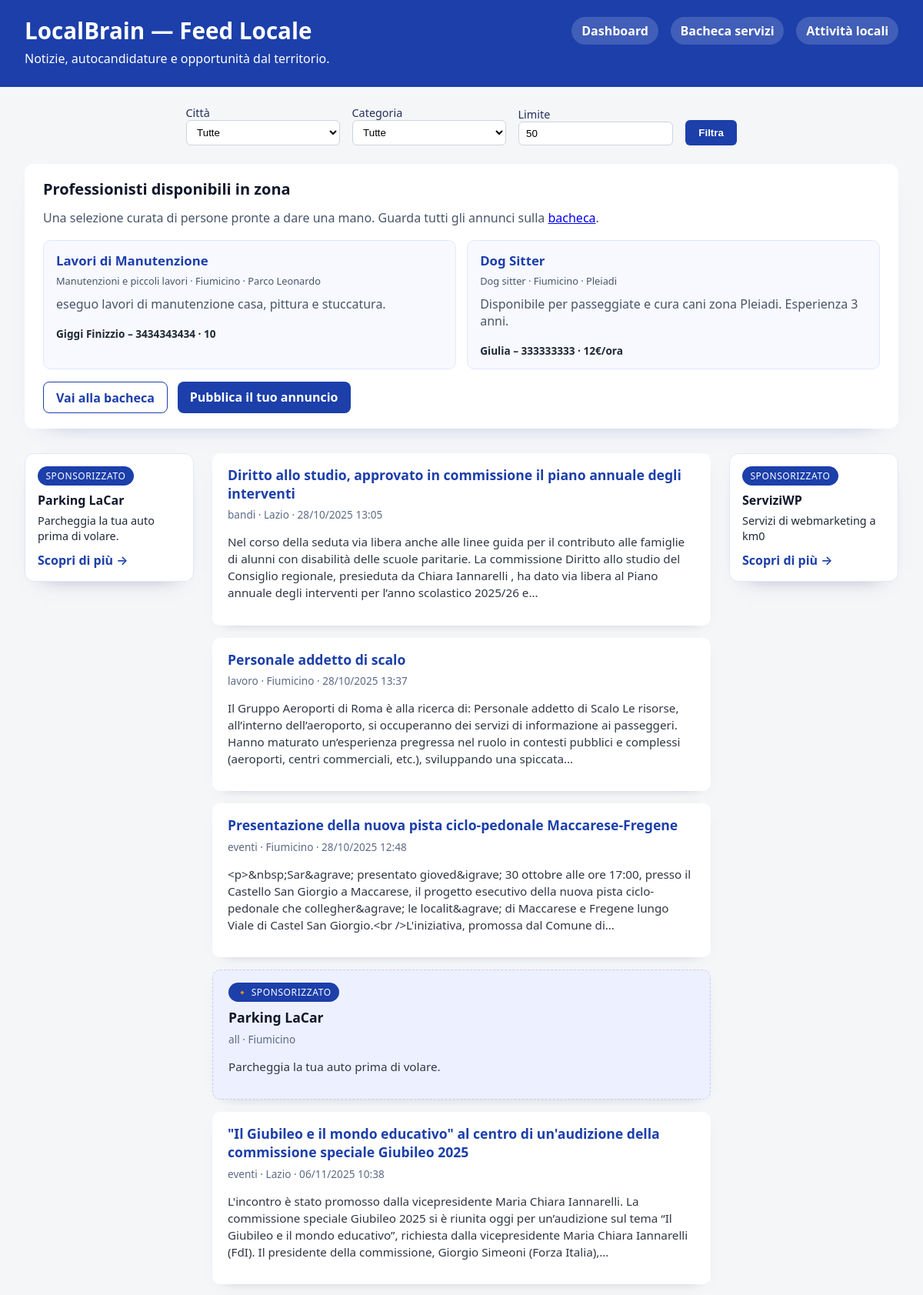
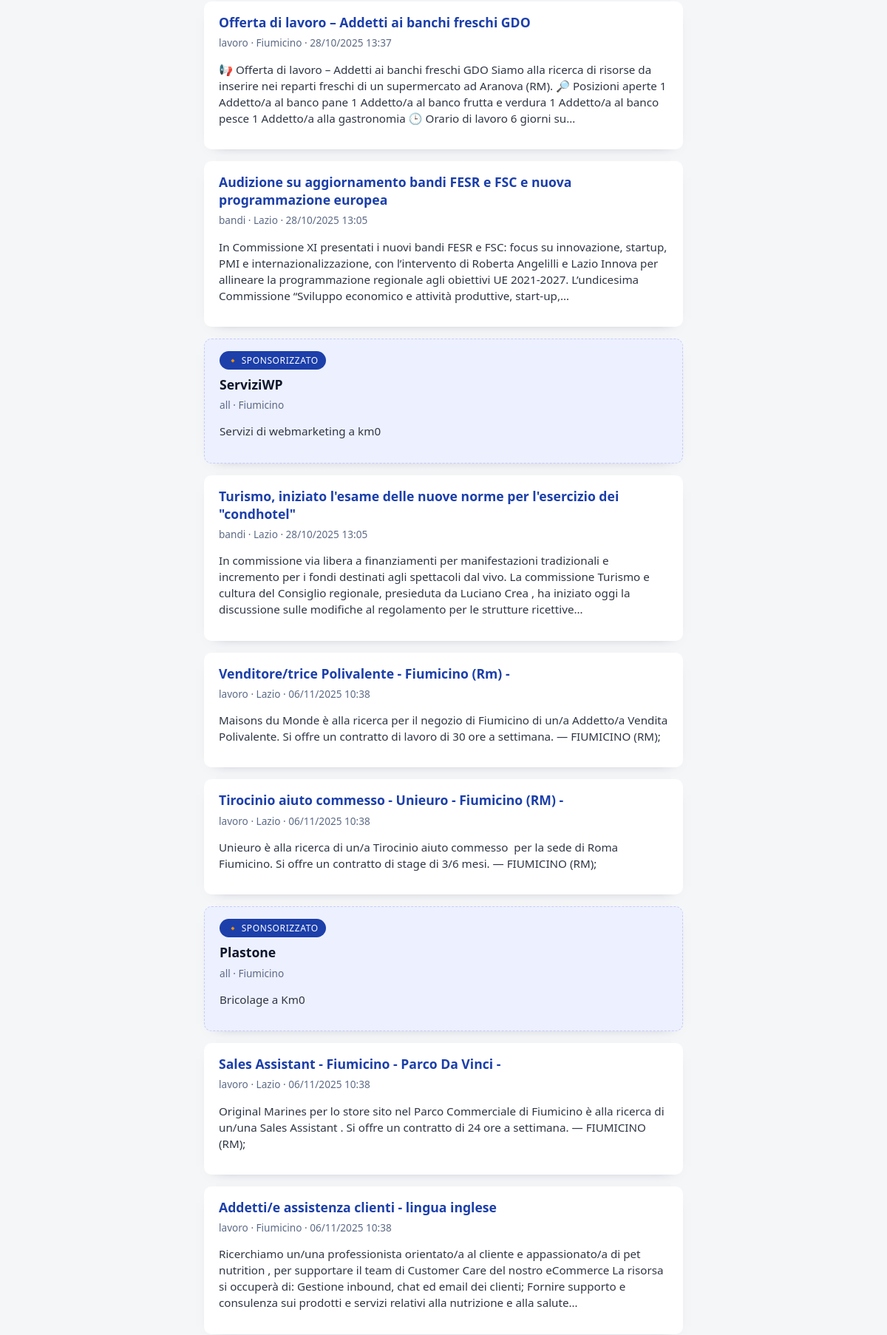
/dashboard (upper part), run on the app's committed database (2 pictures, top to bottom).
### app/models.py (models this page shows)
class ServiceOffer(Base):
    __tablename__ = "service_offers"
    id: Mapped[int] = mapped_column(Integer, primary_key=True, autoincrement=True)
    title: Mapped[str] = mapped_column(String(200))
    description: Mapped[str] = mapped_column(Text)
    category: Mapped[str] = mapped_column(String(100), default="altro")
    city: Mapped[str] = mapped_column(String(100), default="Fiumicino")
    zone: Mapped[str] = mapped_column(String(100), default="")
    contact_name: Mapped[str] = mapped_column(String(120))
    contact_method: Mapped[str] = mapped_column(String(200))
    rate: Mapped[str] = mapped_column(String(100), default='')
    available_from: Mapped[date | None] = mapped_column(Date, nullable=True)
    available_to: Mapped[date | None] = mapped_column(Date, nullable=True)
    status: Mapped[str] = mapped_column(String(20), default="pending")
    highlighted: Mapped[bool] = mapped_column(Boolean, default=False)
    created_at: Mapped[datetime] = mapped_column(DateTime, default=datetime.utcnow, nullable=False)

class Ad(Base):
    __tablename__ = "ads"
    id: Mapped[int] = mapped_column(Integer, primary_key=True, autoincrement=True)
    title: Mapped[str] = mapped_column(String(200))
    url: Mapped[str] = mapped_column(String(500))
    message: Mapped[str] = mapped_column(String(500), default="")
    category: Mapped[str] = mapped_column(String(50), default="all")
    city: Mapped[str] = mapped_column(String(100), default="all")
    active: Mapped[bool] = mapped_column(Boolean, default=True)
    weight: Mapped[float] = mapped_column(Float, default=1.0)
    show_in_feed: Mapped[bool] = mapped_column(Boolean, default=True)
    sidebar_slot: Mapped[str] = mapped_column(String(20), default="")
    image_url: Mapped[str] = mapped_column(String(500), default="")
    created_at: Mapped[datetime] = mapped_column(DateTime, default=datetime.utcnow, nullable=False)

class Item(Base):
    __tablename__ = "items"
    id: Mapped[int] = mapped_column(Integer, primary_key=True, autoincrement=True)
    source: Mapped[str] = mapped_column(String(200))
    title: Mapped[str] = mapped_column(String(500))
    url: Mapped[str] = mapped_column(String(500))
    summary: Mapped[str] = mapped_column(String(2000), default="")
    category: Mapped[str] = mapped_column(String(50), default="altro")
    city: Mapped[str] = mapped_column(String(100), default="Fiumicino")
    published_at: Mapped[datetime] = mapped_column(DateTime, default=datetime.utcnow)
    score: Mapped[float] = mapped_column(Float, default=0.0)
    created_at: Mapped[datetime] = mapped_column(DateTime, default=datetime.utcnow, nullable=False)

### app/main.py (the view)
@app.get("/dashboard", response_class=HTMLResponse)
def dashboard(
    request: Request,
    city: Optional[str] = Query(None),
    category: Optional[str] = Query(None),
    limit: int = Query(50, ge=1, le=200),
    db: Session = Depends(get_db)
):
    q = db.query(Item).order_by(Item.score.desc(), Item.published_at.desc())
    if city:
        q = q.filter(Item.city.ilike(f"%{city}%"))
    if category:
        q = q.filter(Item.category == category)
    raw_items = q.limit(limit).all()
    all_ads = db.query(Ad).filter(Ad.active == True).order_by(Ad.created_at.desc()).all()
    ads = [ad for ad in all_ads if ad.show_in_feed]
    every = max(int(os.getenv("FEED_AD_FREQUENCY", "3") or 3), 1)
    combined = []
    ad_index = 0
    for idx, item in enumerate(raw_items, start=1):
        combined.append({"type": "item", "record": item})
        if ads and idx % every == 0:
            combined.append({"type": "ad", "record": ads[ad_index % len(ads)]})
            ad_index += 1
    city_rows = db.query(Item.city).distinct().all()
    available_cities = sorted({row[0] for row in city_rows if row[0]})
    categories = sorted({*KEYWORDS.keys(), "altro"})
    def summarize(text: Optional[str], max_length: int = 320) -> str:
        if not text:
            return ""
        stripped = text.strip()
        if len(stripped) <= max_length:
            return stripped
        truncated = stripped[:max_length].rsplit(" ", 1)[0]
        return f"{truncated}…"
    items_view = []
    for entry in combined:
        if entry["type"] == "item":
            i = entry["record"]
            items_view.append({
                "type": "item",
                "id": i.id,
                "title": i.title,
                "url": i.url,
                "summary": summarize(i.summary),
                "source": i.source,
                "city": i.city,
                "category": i.category,
                "published_at": i.published_at.strftime("%d/%m/%Y %H:%M") if i.published_at else "",
            })
        else:
            ad = entry["record"]
            items_view.append({
                "type": "ad",
                "title": ad.title,
                "url": ad.url,
                "message": ad.message,
                "category": ad.category,
                "city": ad.city,
                "image_url": ad.image_url,
            })
    return templates.TemplateResponse(
        "dashboard.html",
        {
            "request": request,
            "featured_offers": [_serialize_offer(o) for o in _get_highlighted_offers(db)],
            "items": items_view,
            "cities": available_cities,
            "categories": categories,
            "selected_city": city or "",
            "selected_category": category or "",
            "limit": limit,
            "generated_at": datetime.utcnow().strftime("%d/%m/%Y %H:%M"),
            "sidebar_ads": _build_sidebar_ads(all_ads),
        }
    )

### app/templates/dashboard.html (shortened to what this page needs)
<!DOCTYPE html>
<html lang="it">
<head>
</head>
<body>
  <header>
    <div class="topbar">
      <h1>LocalBrain — Feed Locale</h1>
      <nav>
        <a href="/dashboard">Dashboard</a>
        <a href="/offers">Bacheca servizi</a>
        <a href="/businesses">Attività locali</a>
      </nav>
    </div>
    <p style="margin:0.3rem 0 0 0;">Notizie, autocandidature e opportunità dal territorio.</p>
  </header>
  <main>
    <form method="get" class="filters">
      <label>
        Città
        <select name="city">
          <option value="">Tutte</option>
        </select>
      </label>
      <label>
        Categoria
        <select name="category">
          <option value="">Tutte</option>
        </select>
      </label>
      <label>
        Limite
        <input type="number" name="limit" min="1" max="200" value="{{ limit }}">
      </label>
      <button type="submit">Filtra</button>
    </form>
        {% if featured_offers %}
    <section class="offers-highlight">
      <h2>Professionisti disponibili in zona</h2>
      <p>Una selezione curata di persone pronte a dare una mano. Guarda tutti gli annunci sulla <a href="/offers">bacheca</a>.</p>
      <div class="offers-list">
        {% for offer in featured_offers %}
          <div class="offer-card">
            <h3>{{ offer.title }}</h3>
            <div class="meta">{{ offer.category_label }} · {{ offer.city }}{% if offer.zone %} · {{ offer.zone }}{% endif %}</div>
            <p>{{ offer.description[:160] }}{% if offer.description|length > 160 %}…{% endif %}</p>
            <div class="contact">{{ offer.contact_name }} – {{ offer.contact_method }}{% if offer.rate %} · {{ offer.rate }}{% endif %}</div>
          </div>
        {% endfor %}
      </div>
      <div class="offer-cta">
        <a href="/offers" class="outline">Vai alla bacheca</a>
        <a href="/offers/new" class="primary">Pubblica il tuo annuncio</a>
      </div>
    </section>
    {% endif %}
    <div class="layout">
      {% set left_ad = sidebar_ads.left %}
      {% set right_ad = sidebar_ads.right %}
      <aside class="side-ads">
        {% if left_ad %}
          <div class="side-card">
            <div class="ad-badge">Sponsorizzato</div>
            <h4>{{ left_ad.title }}</h4>
            {% if left_ad.message %}
              <p>{{ left_ad.message }}</p>
            {% endif %}
            <a href="{{ left_ad.url }}" target="_blank" rel="noopener noreferrer">Scopri di più →</a>
          </div>
        {% else %}
          <div class="side-placeholder">Spazio sponsorizzato</div>
        {% endif %}
      </aside>
      <section class="feed">
        {% if items %}
          {% for item in items %}
            {% if item.type == "ad" %}
              <article class="ad-card">
                <div class="ad-badge">🔸 Sponsorizzato</div>
                <h3><a href="{{ item.url }}" target="_blank" rel="noopener noreferrer">{{ item.title }}</a></h3>
                <div class="meta">{{ item.category or "tutte" }} · {{ item.city or "tutte le città" }}</div>
                {% if item.message %}
                  <p class="summary">{{ item.message }}</p>
                {% endif %}
              </article>
            {% else %}
              <article>
                <h3><a href="{{ item.url }}" target="_blank" rel="noopener noreferrer">{{ item.title }}</a></h3>
                <div class="meta">{{ item.category }} · {{ item.city }}{% if item.published_at %} · {{ item.published_at }}{% endif %}</div>
                {% if item.summary %}
                  <p class="summary">{{ item.summary }}</p>
                {% endif %}
              </article>
            {% endif %}
          {% endfor %}
        {% else %}
          <div class="empty">
            Nessun contenuto disponibile. Prova ad aggiornare le fonti o a modificare i filtri.
          </div>
        {% endif %}
      </section>
      <aside class="side-ads">
        {% if right_ad %}
          <div class="side-card">
            <div class="ad-badge">Sponsorizzato</div>
            <h4>{{ right_ad.title }}</h4>
            {% if right_ad.message %}
              <p>{{ right_ad.message }}</p>
            {% endif %}
            <a href="{{ right_ad.url }}" target="_blank" rel="noopener noreferrer">Scopri di più →</a>
          </div>
        {% else %}
          <div class="side-placeholder">Spazio sponsorizzato</div>
        {% endif %}
      </aside>
    </div>
  </main>
</body>
</html>

### app/templates/dashboard.html (style rules this page uses)
body { font-family: system-ui, -apple-system, BlinkMacSystemFont, "Segoe UI", sans-serif; background: #f5f6f8; margin: 0; }
header { background: #1c3faa; color: #fff; padding: 1.2rem 2rem 1.6rem; }
.topbar { display:flex; flex-wrap:wrap; align-items:center; gap:1.2rem; }
.topbar h1 { margin:0; font-size:1.85rem; flex:1 1 auto; }
nav { display:flex; gap:1rem; flex-wrap:wrap; }
nav a { color:#fff; font-weight:600; text-decoration:none; padding:0.45rem 0.8rem; border-radius:999px; background:rgba(255,255,255,0.16); }
main { padding: 1.5rem 2rem 3rem; max-width: 1240px; margin: 0 auto; }
form.filters { display: flex; flex-wrap: wrap; gap: 1rem; margin-bottom: 1.5rem; align-items: flex-end; justify-content: center; }
.filters label { min-width: 200px; }
form.filters label { display: flex; flex-direction: column; font-size: 0.9rem; color: #24305a; }
select, input[type="number"], input[type="checkbox"] { padding: 0.45rem 0.6rem; border: 1px solid #ccd4e0; border-radius: 6px; background: #fff; min-width: 180px; }
button { padding: 0.55rem 1.1rem; background: #1c3faa; color: #fff; border: none; border-radius: 6px; cursor: pointer; font-weight: 600; }
.layout { display: flex; align-items: flex-start; gap: 1.5rem; }
.feed { flex: 1 1 0; max-width: 720px; }
article { background: #fff; border-radius: 10px; padding: 1rem 1.25rem; margin-bottom: 1rem; box-shadow: 0 6px 18px -16px rgba(20,23,51,0.6); }
article h3 { margin: 0 0 0.4rem 0; font-size: 1.1rem; }
article h3 a { color: #1c3faa; text-decoration: none; }
.meta { font-size: 0.85rem; color: #5c6a85; margin-bottom: 0.6rem; }
.summary { font-size: 0.95rem; color: #2f3644; line-height: 1.45; }
.ad-card { border: 1px dashed #c7cdf5; background: #edf0ff; }
.ad-badge { display: inline-flex; align-items: center; gap: 0.35rem; background: #1c3faa; color: #fff; border-radius: 999px; padding: 0.25rem 0.65rem; font-size: 0.75rem; text-transform: uppercase; letter-spacing: 0.05em; margin-bottom: 0.5rem; }
.ad-card h3 a { color: #0f172a; }
.side-ads { width: 220px; position: sticky; top: 80px; display: flex; flex-direction: column; gap: 1rem; }
.side-card { background: #fff; border-radius: 12px; padding: 1rem; box-shadow: 0 12px 28px -24px rgba(18, 31, 80, 0.65); border: 1px solid #e0e7ff; }
.side-card h4 { margin: 0 0 0.4rem; font-size: 1rem; color: #0f172a; }
.side-card p { margin: 0; font-size: 0.9rem; color: #1f2937; line-height: 1.4; }
.side-card a { color: #1c3faa; text-decoration: none; font-weight: 600; display: inline-flex; align-items: center; gap: 0.3rem; margin-top: 0.6rem; }
.offers-highlight { background:#fff; border-radius:12px; padding:1.2rem 1.5rem; box-shadow:0 14px 32px -30px rgba(28,63,170,0.7); margin-bottom:2rem; }
.offers-highlight h2 { margin:0 0 0.8rem; font-size:1.25rem; color:#0f172a; }
.offers-highlight p { margin:0 0 1.1rem; color:#475569; }
.offers-list { display:grid; gap:0.9rem; grid-template-columns:repeat(auto-fit, minmax(220px,1fr)); }
.offer-card { border:1px solid #e0e7ff; border-radius:10px; padding:0.9rem 1rem; background:#f8f9ff; }
.offer-card h3 { margin:0 0 0.4rem; font-size:1.05rem; color:#1c3faa; }
.offer-card .meta { font-size:0.8rem; color:#475569; margin-bottom:0.6rem; }
.offer-card .contact { font-size:0.85rem; font-weight:600; color:#1f2937; }
.offer-cta { margin-top:1rem; display:flex; gap:0.8rem; flex-wrap:wrap; }
.offer-cta a { padding:0.55rem 1rem; border-radius:8px; font-weight:600; text-decoration:none; }
.offer-cta a.primary { background:#1c3faa; color:#fff; }
.offer-cta a.outline { border:1px solid #1c3faa; color:#1c3faa; background:#fff; }

### data on the page
ServiceOffer: title "Lavori di Manutenzione", category_label "Manutenzioni e piccoli lavori", city "Fiumicino", zone "Parco Leonardo", description "eseguo lavori di manutenzione casa, pittura e stuccatura.", contact_name "Giggi Finizzio", contact_method "3434343434", rate "10"
ServiceOffer: title "Dog Sitter", category_label "Dog sitter", city "Fiumicino", zone "Pleiadi", description "Disponibile per passeggiate e cura cani zona Pleiadi. Esperienza 3 anni.", contact_name "Giulia", contact_method "333333333", rate "12€/ora"
Ad: title "Parking LaCar", message "Parcheggia la tua auto prima di volare.", category "all", city "Fiumicino"
Item: title "Diritto allo studio, approvato in commissione il piano annuale degli interventi", category "bandi", city "Lazio", published_at "28/10/2025 13:05", summary "Nel corso della seduta via libera anche alle linee guida per il contributo alle famiglie di alunni con disabilità delle scuole paritarie. La commissione Diritto allo studio del Consiglio regionale, presieduta da Chiara Iannarelli , ha dato via libera al Piano annuale degli interventi per l’anno scolastico 2025/26 e…"
Item: title "Personale addetto di scalo", category "lavoro", city "Fiumicino", published_at "28/10/2025 13:37", summary "Il Gruppo Aeroporti di Roma è alla ricerca di: Personale addetto di Scalo Le risorse, all’interno dell’aeroporto, si occuperanno dei servizi di informazione ai passeggeri. Hanno maturato un’esperienza pregressa nel ruolo in contesti pubblici e complessi (aeroporti, centri commerciali, etc.), sviluppando una spiccata…"
Item: title "Presentazione della nuova pista ciclo-pedonale Maccarese-Fregene", category "eventi", city "Fiumicino", published_at "28/10/2025 12:48", summary "<p>&nbsp;Sar&agrave; presentato gioved&igrave; 30 ottobre alle ore 17:00, presso il Castello San Giorgio a Maccarese, il progetto esecutivo della nuova pista ciclo-pedonale che collegher&agrave; le localit&agrave; di Maccarese e Fregene lungo Viale di Castel San Giorgio.<br />L'iniziativa, promossa dal Comune di…"
Item: title "\"Il Giubileo e il mondo educativo\" al centro di un'audizione della commissione speciale Giubileo 2025", category "eventi", city "Lazio", published_at "06/11/2025 10:38", summary "L'incontro è stato promosso dalla vicepresidente Maria Chiara Iannarelli. La commissione speciale Giubileo 2025 si è riunita oggi per un’audizione sul tema “Il Giubileo e il mondo educativo”, richiesta dalla vicepresidente Maria Chiara Iannarelli (FdI). Il presidente della commissione, Giorgio Simeoni (Forza Italia),…"
Item: title "Offerta di lavoro – Addetti ai banchi freschi GDO", category "lavoro", city "Fiumicino", published_at "28/10/2025 13:37", summary "📢 Offerta di lavoro – Addetti ai banchi freschi GDO Siamo alla ricerca di risorse da inserire nei reparti freschi di un supermercato ad Aranova (RM). 🔎 Posizioni aperte 1 Addetto/a al banco pane 1 Addetto/a al banco frutta e verdura 1 Addetto/a al banco pesce 1 Addetto/a alla gastronomia 🕒 Orario di lavoro 6 giorni su…"
Item: title "Audizione su aggiornamento bandi FESR e FSC e nuova programmazione europea", category "bandi", city "Lazio", published_at "28/10/2025 13:05", summary "In Commissione XI presentati i nuovi bandi FESR e FSC: focus su innovazione, startup, PMI e internazionalizzazione, con l’intervento di Roberta Angelilli e Lazio Innova per allineare la programmazione regionale agli obiettivi UE 2021-2027. L’undicesima Commissione “Sviluppo economico e attività produttive, start-up,…"
Ad: title "ServiziWP", category "all", city "Fiumicino", message "Servizi di webmarketing a km0"
Item: title "Turismo, iniziato l'esame delle nuove norme per l'esercizio dei \"condhotel\"", category "bandi", city "Lazio", published_at "28/10/2025 13:05", summary "In commissione via libera a finanziamenti per manifestazioni tradizionali e incremento per i fondi destinati agli spettacoli dal vivo. La commissione Turismo e cultura del Consiglio regionale, presieduta da Luciano Crea , ha iniziato oggi la discussione sulle modifiche al regolamento per le strutture ricettive…"
Item: title "Venditore/trice Polivalente - Fiumicino (Rm) -", category "lavoro", city "Lazio", published_at "06/11/2025 10:38", summary "Maisons du Monde è alla ricerca per il negozio di Fiumicino di un/a Addetto/a Vendita Polivalente. Si offre un contratto di lavoro di 30 ore a settimana. — FIUMICINO (RM);"
Item: title "Tirocinio aiuto commesso - Unieuro - Fiumicino (RM) -", category "lavoro", city "Lazio", published_at "06/11/2025 10:38", summary "Unieuro è alla ricerca di un/a Tirocinio aiuto commesso per la sede di Roma Fiumicino. Si offre un contratto di stage di 3/6 mesi. — FIUMICINO (RM);"
Ad: title "Plastone", category "all", city "Fiumicino", message "Bricolage a Km0"
Item: title "Sales Assistant - Fiumicino - Parco Da Vinci -", category "lavoro", city "Lazio", published_at "06/11/2025 10:38", summary "Original Marines per lo store sito nel Parco Commerciale di Fiumicino è alla ricerca di un/una Sales Assistant . Si offre un contratto di 24 ore a settimana. — FIUMICINO (RM);"
Item: title "Addetti/e assistenza clienti - lingua inglese", category "lavoro", city "Fiumicino", published_at "06/11/2025 10:38", summary "Ricerchiamo un/una professionista orientato/a al cliente e appassionato/a di pet nutrition , per supportare il team di Customer Care del nostro eCommerce La risorsa si occuperà di: Gestione inbound, chat ed email dei clienti; Fornire supporto e consulenza sui prodotti e servizi relativi alla nutrizione e alla salute…"
